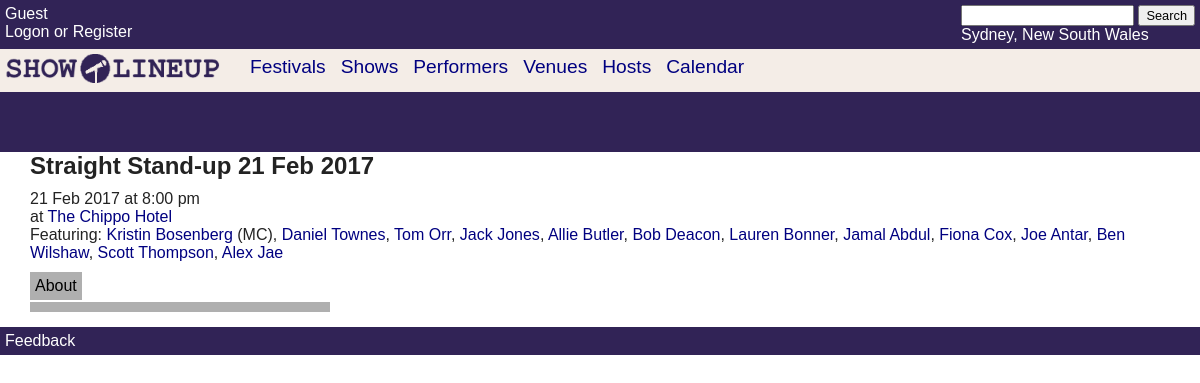
Page /Shows/details.php?n=Straight-Stand-up-21-Feb-2017 (signed in) on the committed database.
### tables this page shows
CREATE TABLE `evpshowdate` (
  `ShowDateId` varchar(64) NOT NULL,
  `ShowId` varchar(64) NOT NULL,
  `ShowDate` int(11) DEFAULT NULL,
  `ShowTime` int(11) DEFAULT NULL,
  `ShowDateStatus` int(11) NOT NULL,
  `VenueId` varchar(64) DEFAULT NULL,
  `VenueConfirmation` int(11) DEFAULT NULL,
  `ShowLength` varchar(50) DEFAULT NULL,
  PRIMARY KEY (`ShowDateId`),
  KEY `ShowId` (`ShowId`)
);

CREATE TABLE `evpshow` (
  `ShowId` varchar(64) NOT NULL,
  `ShowName` varchar(100) DEFAULT NULL,
  `ShowUrlFriendlyName` varchar(100) DEFAULT NULL,
  `FestivalId` varchar(64) DEFAULT NULL,
  `ShowDesc` longtext,
  `PicSmall` varchar(50) DEFAULT NULL,
  `PicLarge` varchar(50) DEFAULT NULL,
  `PriceRange` varchar(50) DEFAULT NULL,
  `ShowStatus` int(11) NOT NULL,
  `CountryId` varchar(64) NOT NULL,
  PRIMARY KEY (`ShowId`)
);

CREATE TABLE `evpvenue` (
  `VenueId` varchar(64) NOT NULL,
  `VenueName` varchar(100) DEFAULT NULL,
  `VenueStatus` int(11) NOT NULL,
  `VenueUrlFriendlyName` varchar(100) DEFAULT NULL,
  `LocationAreaId` varchar(64) DEFAULT NULL,
  `IsDefault` tinyint(1) DEFAULT NULL,
  `VenueDesc` longtext,
  `Address1` varchar(100) DEFAULT NULL,
  `Address2` varchar(100) DEFAULT NULL,
  `AddressSuburb` varchar(100) DEFAULT NULL,
  `AddressState` varchar(100) DEFAULT NULL,
  `AddressPostcode` varchar(20) DEFAULT NULL,
  PRIMARY KEY (`VenueId`)
);

CREATE TABLE `evpshowdateperformer` (
  `ShowDatePerformerId` varchar(64) NOT NULL,
  `ShowDateId` varchar(64) NOT NULL,
  `PerformerId` varchar(64) NOT NULL,
  `DisplayOrder` int(11) NOT NULL,
  `Title` varchar(50) DEFAULT NULL,
  `PerformerConfirmed` int(11) DEFAULT NULL,
  `PerformanceLength` varchar(20) DEFAULT NULL,
  PRIMARY KEY (`ShowDatePerformerId`),
  KEY `ShowDateId` (`ShowDateId`)
);

CREATE TABLE `evpperformer` (
  `PerformerId` varchar(64) NOT NULL,
  `PerformerName` varchar(200) DEFAULT NULL,
  `PerformerStatus` int(11) DEFAULT NULL,
  `PerformerUrlFriendlyName` varchar(200) NOT NULL,
  `PerformerDesc` longtext,
  `PicSmall` varchar(50) DEFAULT NULL,
  `PicLarge` varchar(50) DEFAULT NULL,
  PRIMARY KEY (`PerformerId`)
);

### include/dl_show.php (called while the page is built, shortened)
<?php
$dateList = array();
						?>
						</div><?php
function DL_ShowLoad($urlName, $forEdit){
	$conn = DBConnect();
	if($conn){
		global $dateList;
		global $performerList;
		$thisIsAdmin = false;
		$sql = "select distinct s.*, sd.ShowDateId, sd.ShowDate, sd.ShowTime, sd.ShowDateStatus, sd.VenueId, sd.VenueConfirmation, sd.ShowLength, f.FestivalName, f.FestivalUrlFriendlyName, v.VenueName, v.VenueUrlFriendlyName";
		$sql = $sql . " from evpshow s left outer join evpshowdate sd on s.ShowId = sd.ShowId"
			. " left outer join evpvenue v on sd.VenueId = v.VenueId"
			. " left outer join evpfestival f on s.FestivalId = f.FestivalId";
		$sql = $sql . " where s.ShowUrlFriendlyName = " . ParseS($urlName) . " and s.CountryId = " . ParseS($_SESSION['loccountry'])
			. " and (s.ShowStatus = 1";
		if(isset($_SESSION["mi"])){
			$sql = $sql . " or (s.ShowStatus = 0 and ("
			. " sa.MemberId = ". ParseS($_SESSION["mi"])
			. " or pm.MemberId = ". ParseS($_SESSION["mi"])
			. " or pa.MemberId = ". ParseS($_SESSION["mi"])
			. " or va.MemberId = ". ParseS($_SESSION["mi"])
			. " or ha.MemberId = ". ParseS($_SESSION["mi"])
			. " or fa.MemberId = ". ParseS($_SESSION["mi"])
			. " )))";
		}else{
			$sql = $sql . ")";
		}
		$sql = $sql . " order by sd.ShowDate, sd.ShowTime, sd.ShowDateId";
		$thisId = "";
		$prevId = "";
		$prevShowDateId = "";
		$result = mysqli_query($conn, $sql);
		if($result !== false){
			if (mysqli_num_rows($result) > 0) {
				while($row = mysqli_fetch_assoc($result)) {
					$thisId = $row["ShowId"];
					if($thisId != $prevId){
						$prevId = $thisId;
						$thisName = $row["ShowName"];
					}
					if($prevShowDateId != $row["ShowDateId"]){
						$prevShowDateId = $row["ShowDateId"];
						$dateData = new DateData();
						$dateData->ShowDateId = $prevShowDateId;
						$dateData->ShowDate = $row["ShowDate"];
						$dateData->ShowTime = $row["ShowTime"];
						$dateData->ShowDateStatus = $row["ShowDateStatus"];
						$dateData->VenueId = $row["VenueId"];
						if($dateData->VenueId != ''){
							$dateData->VenueName = $row["VenueName"];
							$dateData->VenueUrlFriendlyName = $row["VenueUrlFriendlyName"];
						}else{
							$dateData->VenueName = '';
						}
						$dateData->VenueConfirmation = $row["VenueConfirmation"];
						$dateData->ShowLength = $row["ShowLength"];
						$dateData->GoingToStatus = 0;
						$dateList[] = $dateData;
					}
				}
			}else{
				mysqli_free_result($result);
				mysqli_close($conn);
				header('Location:/Shows/');
			}
			$sql = "select sdp.*, p.* from evpshowdate sd"
			. " inner join evpshowdateperformer sdp on sd.ShowDateId = sdp.ShowDateId"
			. " inner join evpperformer p on sdp.PerformerId = p.PerformerId"
			. " where sd.ShowId = " . ParseS($thisId);
			if($thisIsAdmin == false){
				$sql = $sql . " and ShowDateStatus = 1 and sdp.PerformerConfirmed <> 2 and p.PerformerStatus = 1";
			}
			$sql = $sql . " order by sdp.ShowDateId, sdp.DisplayOrder";
			$result = mysqli_query($conn, $sql);
			if($result !== false){
				if (mysqli_num_rows($result) > 0) {
					while($row = mysqli_fetch_assoc($result)) {
						$performerData = new PerformerData();
						$performerData->ShowDatePerformerId = $row["ShowDatePerformerId"];
						$performerData->ShowDateId = $row["ShowDateId"];
						$performerData->PerformerId = $row["PerformerId"];
						$performerData->DisplayOrder = $row["DisplayOrder"];
						$performerData->PerformerTitle = $row["Title"];
						$performerData->PerformerConfirmed = $row["PerformerConfirmed"];
						$performerData->PerformanceLength = $row["PerformanceLength"];
						$performerData->PerformerName = $row["PerformerName"];
						$performerData->PerformerFriendlyUrl = $row["PerformerUrlFriendlyName"];
						$performerList[] = $performerData;
					}
				}
			}
		}
	}
}
?>

### Shows/details.php (the view, shortened to what this page needs)
<?php
include "../include/db.php";
include "../include/dl_show.php";
include "../include/header.php";
if (isset($_GET["n"])) {
	$urlName = $_GET["n"];
	DL_ShowLoad($urlName,false);
	if(strlen($thisName) >  0){
	?>
		<h2><?php
			echo $thisName;
		?></h2>
		<?php
		$c = count($dateList);
		for($i = 0; $i < $c; $i++){
			$dateInfo = $dateList[$i];
			?>
			<div style="margin-top:10px;">
				<?php
				echo DateToString($dateInfo->ShowDate) . " at " . TimeToString($dateInfo->ShowTime);
				echo "<br>";
				if(strlen($dateInfo->VenueId) != 0){
					echo 'at <a href="/Venues/' . $dateInfo->VenueUrlFriendlyName . '">' . $dateInfo->VenueName . '</a>';
				}
				$isFirst = true;
				if(count($performerList) > 0){
					foreach($performerList as $pItem){
						if($pItem->ShowDateId == $dateInfo->ShowDateId){
							if($isFirst){
								echo '</br>Featuring: ';
								$isFirst = false;
							}else{
								echo ', ';
							}
							echo '<a href="/Performers/'.$pItem->PerformerFriendlyUrl.'">' . $pItem->PerformerName . '</a>';;
							if($pItem->PerformerTitle != "")
								echo ' (' . $pItem->PerformerTitle . ')';
						}
					}
				}
				?>
			</div>
			<?php
		}
		?>
		<div style="margin-top:10px;">
			<div class="description-area">
				<div class="desc-tab">About</div>
				<div class="desc-tab-bar"></div>
			</div>
		</div>
	<?php }
}
include "../include/footer.php";
?>

### Content/Site.css (style rules this page uses)
body { padding:0; margin:0; }
h1, h2, h3, h4, h5 { padding:0; margin:0; }
a:link, a:hover, a:visited { color:Navy; }
a:link, a:visited { text-decoration:none; }

### Content/SiteScreen.css (style rules this page uses)
.description-area { float:left; min-width:300px; max-width:600px; }
.description-area .desc-tab { background-color:#AFAFAF; color:#000000; float:left; padding:5px; margin-right:2px; }
.description-area .desc-tab-bar { background-color:#AFAFAF; margin-top:2px; height:10px; clear:left; }

### rows in the picture
evpshowdate: ShowId.ShowName "Straight Stand-up 21 Feb 2017", ShowDate "21 Feb 2017", ShowTime "8:00 pm", VenueId.VenueName "The Chippo Hotel"
evpshowdateperformer: shows "Featuring:", PerformerId.PerformerName "Kristin Bosenberg", Title "MC"
evpshowdateperformer: PerformerId.PerformerName "Daniel Townes"
evpshowdateperformer: PerformerId.PerformerName "Tom Orr"
evpshowdateperformer: PerformerId.PerformerName "Jack Jones"
evpshowdateperformer: PerformerId.PerformerName "Allie Butler"
evpshowdateperformer: PerformerId.PerformerName "Bob Deacon"
evpshowdateperformer: PerformerId.PerformerName "Lauren Bonner"
evpshowdateperformer: PerformerId.PerformerName "Jamal Abdul"
evpshowdateperformer: PerformerId.PerformerName "Fiona Cox"
evpshowdateperformer: PerformerId.PerformerName "Joe Antar"
evpshowdateperformer: PerformerId.PerformerName "Ben Wilshaw"
evpshowdateperformer: PerformerId.PerformerName "Scott Thompson"
evpshowdateperformer: PerformerId.PerformerName "Alex Jae"

### other values in the picture
$_SESSION["locdesc"] "Sydney, New South Wales"
$pageItems[$navIdx] "Festival"
$pageItems[$navIdx] "Show"
$pageItems[$navIdx] "Performer"
$pageItems[$navIdx] "Venue"
$pageItems[$navIdx] "Host"
